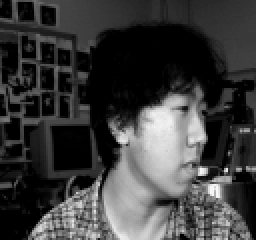
#> input picture av3/RecFac/an2i/an2i_left_angry_open.png, 128 x 120 px (shown 2 times larger); its folder holds only this picture in this run
$ python carrega_imagens_disponibilizado.py
#> lines starting #> are read from the running program, lines starting #| are printed output that depends on the picture
### av3/algoritmosMultiCamadas.py
import numpy as np

precisions = []

def sign(u):
    return 1 if u >= 0 else -1

def EQM(X, Y, w):
    p_1, N = X.shape
    eq = 0
    for t in range(N):
        x_t = X[:, t].reshape(p_1, 1)
        u_t = w.T @ x_t
        d_t = Y[:, t].reshape(-1, 1)
        eq += np.sum((d_t - u_t) ** 2)
    return eq / (2 * N)

def simplePerceptron(X, Y, epocas_max=200, lr=0.05):
    X = X.T  # (N, p)
    N, p = X.shape
    C = Y.shape[0]

    X_normalized = np.concatenate((-np.ones((N, 1)), X), axis=1)  # (N, p+1)
    W = np.random.random_sample((p + 1, C)) - 0.5

    erro = True
    epoca = 0

    while erro and epoca < epocas_max:
        erro = False
        for t in range(N):
            x_t = X_normalized[t, :].reshape(-1, 1)
            u_t = W.T @ x_t
            y_t = np.argmax(u_t)
            d_t = np.argmax(Y[:, t])
            if y_t != d_t:
                W[:, d_t] += lr * x_t.flatten()
                W[:, y_t] -= lr * x_t.flatten()
                erro = True
        epoca += 1

    return W

def ADALINE(X, Y, epocas_max=200, lr=0.05, pr=0.05):
    p, N = X.shape
    C = Y.shape[0]

    X_normalized = np.concatenate((-np.ones((1, N)), X), axis=0)  # (p+1, N)
    W = np.random.random_sample((p + 1, C)) - 0.5

    EQM1 = 1
    EQM2 = 0
    epoca = 0

    while epoca < epocas_max and abs(EQM1 - EQM2) > pr:
        EQM1 = EQM(X_normalized, Y, W)
        for t in range(N):
            x_t = X_normalized[:, t].reshape(p + 1, 1)
            u_t = W.T @ x_t
            d_t = Y[:, t].reshape(-1, 1)
            e_t = d_t - u_t
            W += lr * x_t @ e_t.T

        epoca += 1
        EQM2 = EQM(X_normalized, Y, W)

    return W

def softmax(Z):
    expZ = np.exp(Z - np.max(Z, axis=0, keepdims=True))
    return expZ / np.sum(expZ, axis=0, keepdims=True)

def MLP(X, Y, hidden_layers=[100, 100], learning_rate=1e-4, epocas_max=5000, activation='relu'):

    p, N = X.shape
    C = Y.shape[0]  # Número de classes
    layers = [p] + hidden_layers + [C]

    weights = []
    biases = []

    # Inicialização He
    for i in range(len(layers) - 1):
        w = np.random.randn(layers[i+1], layers[i]) * np.sqrt(2 / layers[i])
        b = np.zeros((layers[i+1], 1))
        weights.append(w)
        biases.append(b)

    def relu(x):
        return np.maximum(0, x)
    def relu_deriv(a):
        return (a > 0).astype(float)

    losses = []
    precisions.clear()

    for epoch in range(epocas_max):
        activations = [X]
        zs = []
        for l in range(len(weights)):
            z = np.dot(weights[l], activations[-1]) + biases[l]
            zs.append(z)
            if l < len(weights)-1:
                a = relu(z)
            else:
                a = softmax(z)  # Última camada: softmax
            activations.append(a)

        y_pred = activations[-1]

        loss = -np.mean(np.sum(Y * np.log(y_pred+1e-12), axis=0))
        losses.append(loss)

        # Backpropagation
        deltas = [y_pred - Y]
        for l in range(len(weights)-2, -1, -1):
            delta = np.dot(weights[l+1].T, deltas[0]) * relu_deriv(activations[l+1])
            deltas.insert(0, delta)

        for l in range(len(weights)):
            dw = np.dot(deltas[l], activations[l].T) / N
            db = np.mean(deltas[l], axis=1, keepdims=True)
            weights[l] -= learning_rate * dw
            biases[l] -= learning_rate * db

    model = {'weights': weights, 'biases': biases, 'activation':'relu'}
    return model, precisions

def MLP_predict(model, X):
    def relu(x):
        return np.maximum(0, x)

    weights = model['weights']
    biases = model['biases']

    a = X
    for l in range(len(weights)-1):
        z = np.dot(weights[l], a) + biases[l]
        a = relu(z)

    # Ultima camada softmax
    z = np.dot(weights[-1], a) + biases[-1]
    y_pred = np.exp(z - np.max(z, axis=0, keepdims=True))
    y_pred = y_pred / np.sum(y_pred, axis=0, keepdims=True)
    return y_pred

### av3/carrega_imagens_disponibilizado.py
import numpy as np
import matplotlib.pyplot as plt
import pandas as pd
import seaborn as sns
import algoritmosMultiCamadas as codigo
import cv2
import os

clear = lambda: os.system('cls' if os.name == 'nt' else 'clear')

def calcular_metricas_multiclasse(Y_true, Y_pred, C=20):
    N = Y_true.shape[1]
    confusion_matrix = np.zeros((C, C), dtype=int)

    for i in range(N):
        true_class = np.argmax(Y_true[:, i])
        pred_class = np.argmax(Y_pred[:, i])
        confusion_matrix[true_class, pred_class] += 1

    accuracy = np.trace(confusion_matrix) / np.sum(confusion_matrix)

    sensitivities = []
    specificities = []
    total = np.sum(confusion_matrix)
    for i in range(C):
        TP = confusion_matrix[i, i]
        FN = np.sum(confusion_matrix[i, :]) - TP
        FP = np.sum(confusion_matrix[:, i]) - TP
        TN = total - (TP + FP + FN)

        sens = TP / (TP + FN) if (TP+FN) > 0 else 0
        spec = TN / (TN + FP) if (TN+FP) > 0 else 0
        sensitivities.append(sens)
        specificities.append(spec)

    mean_sensitivity = np.mean(sensitivities)
    mean_specificity = np.mean(specificities)

    return accuracy, mean_specificity, mean_sensitivity, confusion_matrix

def plotar_matriz_confusao(matriz, titulo, acuracia, sensibilidade, especificidade, labels):
    plt.figure(figsize=(10,8))
    plt.title(f"{titulo}\nAcurácia: {acuracia:.4f} | Sensibilidade (Média): {sensibilidade:.4f} | Especificidade (Média): {especificidade:.4f}")
    sns.heatmap(matriz, annot=True, fmt='d', cmap='Blues', xticklabels=labels, yticklabels=labels)
    plt.xlabel("Previsão")
    plt.ylabel("Real")
    plt.show()

dimensao = 50
pasta_raiz = "RecFac"
caminho_pessoas = [x[0] for x in os.walk(pasta_raiz)]
caminho_pessoas.pop(0)

C = 20
X = np.empty((dimensao*dimensao,0))
Y_one_hot = np.empty((C,0))
Y_sign = np.empty((C,0))

for i,pessoa in enumerate(caminho_pessoas):
    imagens_pessoa = os.listdir(pessoa)
    for imagens in imagens_pessoa:
        caminho_imagem = os.path.join(pessoa,imagens)
        imagem_original = cv2.imread(caminho_imagem,cv2.IMREAD_GRAYSCALE)
#> imagem_original is the input picture: shape (120, 128); min 0, max 246, mean 60.6
        imagem_redimensionada = cv2.resize(imagem_original,(dimensao,dimensao))
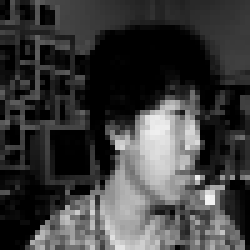
#> imagem_redimensionada: shape (50, 50) (shown 5 times larger); min 0, max 246, mean 60.5
        x = imagem_redimensionada.flatten().reshape(-1,1)
#> x = 2500 values, max 246 at index 1991, min 0 at index 1, mean 60.5

        # Para MLP: one-hot {0, 1}
        y_oh = np.zeros((C,1))
        y_oh[i,0] = 1

        # Para Perceptron/ADALINE: {-1, 1}
        y_s = -np.ones((C,1))
        y_s[i,0] = 1

        X = np.concatenate((X, x), axis=1)
#> X has the same summary as x
        Y_one_hot = np.concatenate((Y_one_hot, y_oh), axis=1)
        Y_sign = np.concatenate((Y_sign, y_s), axis=1)
#> pass 2 of the loop `for i,pessoa in enumerate(caminho_pessoas):`:
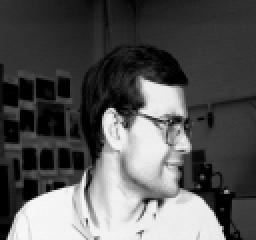
#> input picture av3/RecFac/at33/at33_left_angry_open.png, 128 x 120 px (shown 2 times larger)
#> imagem_original is the input picture: shape (120, 128); min 0, max 248, mean 86.1
#> `imagem_redimensionada = cv2.resize(imagem_original,(dimensao,dimensao))`:
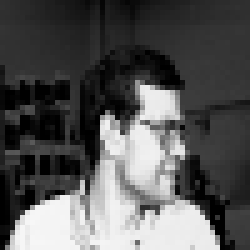
#> imagem_redimensionada: shape (50, 50) (shown 5 times larger); min 0, max 247, mean 85.9
#> x = 2500 values, max 247 at index 2206, min 0 at index 577, mean 85.93
#> `X = np.concatenate((X, x), axis=1)`: X = 2500 pairs, first value 0 to 246, second value 0 to 247

# Normalização z-score global
X = (X - np.mean(X)) / (np.std(X) + 1e-12)
#> X = 2500 pairs, first value -0.982 to 2.32, second value -0.982 to 2.33

rodadas = 3

acuracias = {"Perceptron": [], "ADALINE": [], "MLP - TANH": []}
especificidades = {"Perceptron": [], "ADALINE": [], "MLP - TANH": []}
sensibilidades = {"Perceptron": [], "ADALINE": [], "MLP - TANH": []}
matrizes = {"Perceptron": [], "ADALINE": [], "MLP - TANH": []}

learningR_Simple = 1e-2
epocas_max_Simple = 100

learningR_ADALINE = 1e-3
precisionR_ADALINE = 1e-4
epocas_max_ADALINE = 400

learningR_MLP = 1e-4
epocas_max_MLP = 5000
hidden_layers = [50,50,50,50]
activation_func = 'relu'

clear()

for i in range(rodadas):
    print(f"RODADA ATUAL: {i+1} DE {rodadas}")
    indices = np.random.permutation(X.shape[1])
    split = int(len(indices) * 0.8)
    train_idx, test_idx = indices[:split], indices[split:]

    X_train, X_test = X[:, train_idx], X[:, test_idx]
    y_train_oh, y_test_oh = Y_one_hot[:, train_idx], Y_one_hot[:, test_idx]
    y_train_s, y_test_s = Y_sign[:, train_idx], Y_sign[:, test_idx]

    # Perceptron (usa Y_sign)
    W_perceptron = codigo.simplePerceptron(X_train,y_train_s,epocas_max=epocas_max_Simple, lr=learningR_Simple)
    X_test_perceptron = np.concatenate((-np.ones((1, X_test.shape[1])), X_test), axis=0)
    u_perceptron = W_perceptron.T @ X_test_perceptron
    Y_pred_perceptron = np.zeros_like(y_test_s)
    for idx in range(u_perceptron.shape[1]):
        Y_pred_perceptron[np.argmax(u_perceptron[:, idx]), idx] = 1
    acc_p, esp_p, sens_p, matriz_p = calcular_metricas_multiclasse(y_test_oh, Y_pred_perceptron, C=C)
    acuracias["Perceptron"].append(acc_p)
    especificidades["Perceptron"].append(esp_p)
    sensibilidades["Perceptron"].append(sens_p)
    matrizes["Perceptron"].append(matriz_p)

    # ADALINE (usa Y_sign)
    W_adaline = codigo.ADALINE(X_train, y_train_s, epocas_max=epocas_max_ADALINE, lr=learningR_ADALINE, pr=precisionR_ADALINE)
    u_adaline = W_adaline.T @ np.concatenate((-np.ones((1, X_test.shape[1])), X_test), axis=0)
    Y_pred_adaline = np.zeros_like(y_test_s)
    for idx in range(u_adaline.shape[1]):
        Y_pred_adaline[np.argmax(u_adaline[:, idx]), idx] = 1
    acc_a, esp_a, sens_a, matriz_a = calcular_metricas_multiclasse(y_test_oh, Y_pred_adaline, C=C)
    acuracias["ADALINE"].append(acc_a)
    especificidades["ADALINE"].append(esp_a)
    sensibilidades["ADALINE"].append(sens_a)
    matrizes["ADALINE"].append(matriz_a)

    # MLP (usa Y_one_hot)
    model_mlp_tanh, precisions_mlp = codigo.MLP(X_train, y_train_oh,
                                                hidden_layers=hidden_layers,
                                                learning_rate=learningR_MLP,
                                                epocas_max=epocas_max_MLP,
                                                activation=activation_func)
    Y_pred_mlp_tanh = codigo.MLP_predict(model_mlp_tanh, X_test)
    Y_pred_mlp_tanh_final = np.zeros_like(y_test_oh)
    for idx in range(Y_pred_mlp_tanh.shape[1]):
        Y_pred_mlp_tanh_final[np.argmax(Y_pred_mlp_tanh[:, idx]), idx] = 1

    acc_mlp, esp_mlp, sens_mlp, matriz_mlp = calcular_metricas_multiclasse(y_test_oh, Y_pred_mlp_tanh_final, C=C)
    acuracias["MLP - TANH"].append(acc_mlp)
    especificidades["MLP - TANH"].append(esp_mlp)
    sensibilidades["MLP - TANH"].append(sens_mlp)
    matrizes["MLP - TANH"].append(matriz_mlp)

    clear()

labels = [f"Classe {i}" for i in range(C)]
for modelo in acuracias:
    melhor_idx = np.argmax(acuracias[modelo])
    matriz_melhor = matrizes[modelo][melhor_idx]
    acuracia_melhor = acuracias[modelo][melhor_idx]
    especificidade_melhor = especificidades[modelo][melhor_idx]
    sensibilidade_melhor = sensibilidades[modelo][melhor_idx]

    plotar_matriz_confusao(
        matriz_melhor,
        f"Matriz de Confusão Melhor - {modelo}",
        acuracia_melhor,
        sensibilidade_melhor,
        especificidade_melhor,
        labels
    )

    pior_idx = np.argmin(acuracias[modelo])
    matriz_pior = matrizes[modelo][pior_idx]
    acuracia_pior = acuracias[modelo][pior_idx]
    especificidade_pior = especificidades[modelo][pior_idx]
    sensibilidade_pior = sensibilidades[modelo][pior_idx]

    plotar_matriz_confusao(
        matriz_pior,
        f"Matriz de Confusão Pior - {modelo}",
        acuracia_pior,
        sensibilidade_pior,
        especificidade_pior,
        labels
    )
#> this loop made 3 passes
#> pass 1, in plotar_matriz_confusao, `plt.show()`:
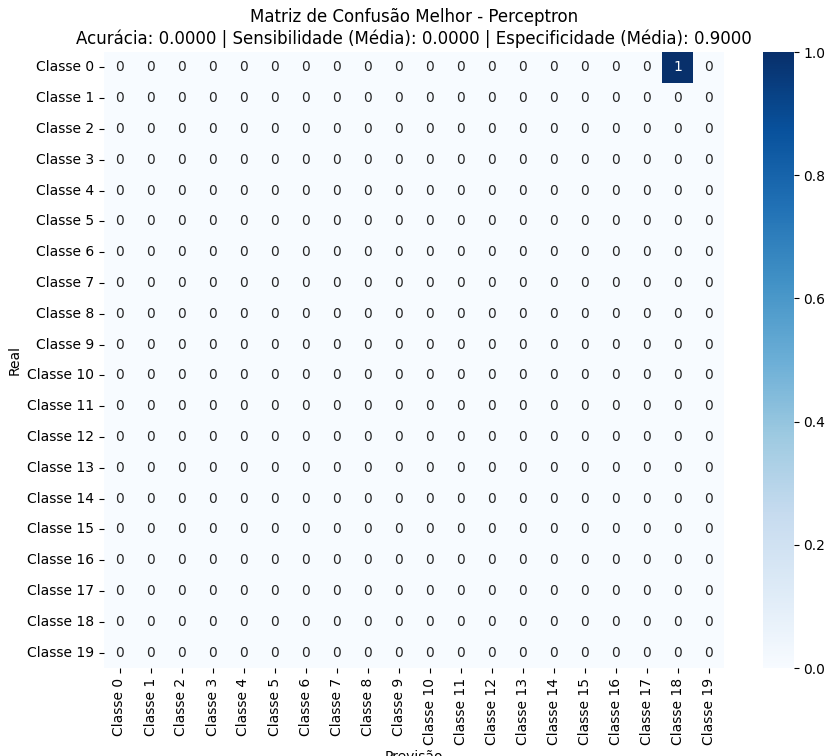
#> figure drawn by matplotlib, 2 panels

metrics = ['Acurácia', 'Sensibilidade', 'Especificidade']
table_data = []

for modelo in acuracias:
    acc = acuracias[modelo]
    acc_mean = np.mean(acc)
    acc_std = np.std(acc)
    acc_max = np.max(acc)
    acc_min = np.min(acc)
    table_data.append([modelo, 'Acurácia', f"{acc_mean:.4f}", f"{acc_std:.4f}", f"{acc_max:.4f}", f"{acc_min:.4f}"])

    sens = sensibilidades[modelo]
    sens_mean = np.mean(sens)
    sens_std = np.std(sens)
    sens_max = np.max(sens)
    sens_min = np.min(sens)
    table_data.append([modelo, 'Sensibilidade', f"{sens_mean:.4f}", f"{sens_std:.4f}", f"{sens_max:.4f}", f"{sens_min:.4f}"])

    esp = especificidades[modelo]
    esp_mean = np.mean(esp)
    esp_std = np.std(esp)
    esp_max = np.max(esp)
    esp_min = np.min(esp)
    table_data.append([modelo, 'Especificidade', f"{esp_mean:.4f}", f"{esp_std:.4f}", f"{esp_max:.4f}", f"{esp_min:.4f}"])

df_table = pd.DataFrame(table_data, columns=['Modelo', 'Métrica', 'Média', 'Desvio-Padrão', 'Maior Valor', 'Menor Valor'])

fig, ax = plt.subplots(figsize=(12, 8))
ax.axis('off')
table = ax.table(cellText=df_table.values,
                    colLabels=df_table.columns,
                    cellLoc='center',
                    loc='center')
table.auto_set_font_size(False)
table.set_fontsize(10)
table.scale(1, 1.5)
plt.title('Estatísticas das Métricas dos Modelos', fontsize=14, pad=20)
plt.show()

rodadas_ = np.arange(1, rodadas + 1)

def plotar_curva_acuracia():
    plt.figure(figsize=(10, 6))
    for modelo in acuracias:
        plt.plot(rodadas_, acuracias[modelo], marker='o', label=f'{modelo}')
    plt.title('Curva de Aprendizagem - Acurácia')
    plt.xlabel('Rodada')
    plt.ylabel('Acurácia')
    plt.xticks(rodadas_)
    plt.legend()
    plt.grid(True)
    plt.show()
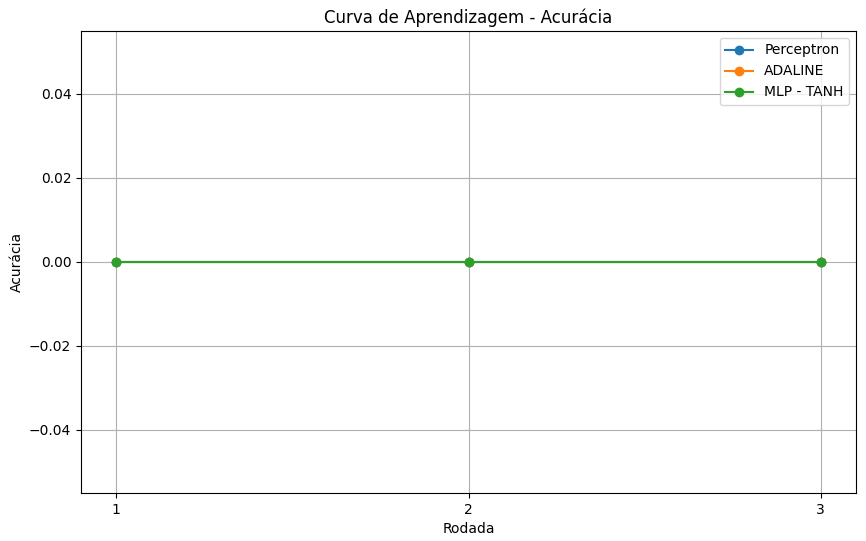
#> figure drawn by matplotlib, 1 panel

plotar_curva_acuracia()
